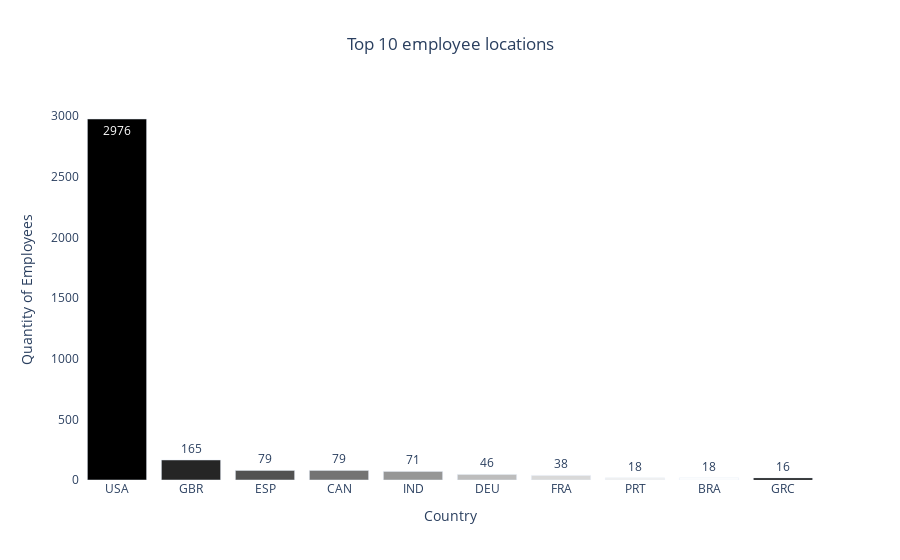

Source (notebook cell):
### Code cell
residence = (
    df["employee_residence"]
    .apply(categorize_country)
    .value_counts()
    .sort_values(ascending=False)
)[0:10]


# Criar o gráfico de barras
data = [
    go.Bar(
        x=residence.index,
        y=residence.values,
        marker=dict(color=list(reversed(colors.sequential.Greys))),
        text=residence.values,
        textposition="auto",
    )
]

# Criar o layout
layout = go.Layout(
    title={"text": "Top 10 employee locations", "x": 0.5},
    plot_bgcolor="white",
    paper_bgcolor="white",
    xaxis=dict(title="Country"),
    yaxis=dict(title="Quantity of Employees"),
)

# Criar a figura e plotar o gráfico de barras
fig = go.Figure(data=data, layout=layout)
fig.show()

### Figure 1 — Plotly figure (JSON) as saved in the notebook; plotly's stock layout.template omitted (floating-point values rounded to 4 significant figures)
{"data": [{"marker": {"color": ["rgb(0,0,0)", "rgb(37,37,37)", "rgb(82,82,82)", "rgb(115,115,115)", "rgb(150,150,150)", "rgb(189,189,189)", "rgb(217,217,217)", "rgb(240,240,240)", "rgb(255,255,255)"]}, "text": [2976, 165, 79, 79, 71, 46, 38, 18, 18, 16], "textposition": "auto", "type": "bar", "x": ["USA", "GBR", "ESP", "CAN", "IND", "DEU", "FRA", "PRT", "BRA", "GRC"], "y": [2976, 165, 79, 79, 71, 46, 38, 18, 18, 16]}], "layout": {"paper_bgcolor": "white", "plot_bgcolor": "white", "title": {"text": "Top 10 employee locations", "x": 0.5}, "xaxis": {"title": {"text": "Country"}}, "yaxis": {"title": {"text": "Quantity of Employees"}}}}
